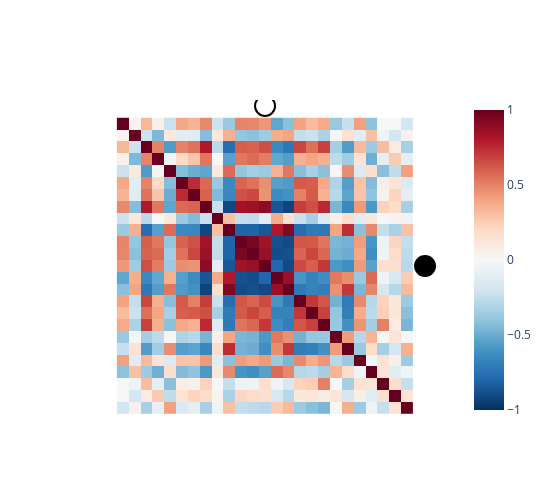

The notebook cell saved with this chart:
### Code cell
import plotly.express as px



# fig_cosim = px.imshow(feature_matrix, color_continuous_scale='RdBu_r')

# x_leger_pos = (int(len(feature_matrix)/2),-4)
# y_leger_pos = (len(feature_matrix)+3,int(len(feature_matrix)/2))

# fig_cosim.add_trace(go.Scatter(x=[x_leger_pos[0]], y=[x_leger_pos[1]], marker=dict(color='white', size=20,line=dict(width=2,color='black'))))
# fig_cosim.add_trace(go.Scatter(x=[y_leger_pos[0]], y=[y_leger_pos[1]], marker=dict(color='black', size=20,line=dict(width=2,color='black'))))


# fig_cosim.update_layout({
# 'plot_bgcolor': 'rgba(0, 0, 0, 0)',
# 'paper_bgcolor': 'rgba(0, 0, 0, 0)',
# 'showlegend':False
# })


# fig_cosim.show()



z = feature_matrix
fig_cosim = go.Figure(data=go.Heatmap(
                                            z = z,
                                            type = 'heatmap',
                                            colorscale = 'RdBu_r',
                                            zmid=0),
                           
                          layout = go.Layout(yaxis=dict(scaleanchor="x", scaleratio=1),
                                             yaxis_range=[len(feature_matrix),-2],
                                             xaxis_range=[-1,len(feature_matrix[0])+.5],
                                             plot_bgcolor='rgba(0, 0, 0, 0)',
                                             paper_bgcolor='rgba(0, 0, 0, 0)',
                                             width = 550,
                                             height = 500,
                                             showlegend=False)
                          )


x_leger_pos = (int(len(feature_matrix)/2),-1.5)
y_leger_pos = (len(feature_matrix)+.5,int(len(feature_matrix)/2))

fig_cosim.add_trace(go.Scatter(x=[x_leger_pos[0]], y=[x_leger_pos[1]], marker=dict(color='white', size=20,line=dict(width=2,color='black'))))
fig_cosim.add_trace(go.Scatter(x=[y_leger_pos[0]], y=[y_leger_pos[1]], marker=dict(color='black', size=20,line=dict(width=2,color='black'))))

fig_cosim.update_yaxes(visible=False)
fig_cosim.update_xaxes(visible=False)

fig_cosim.show()

### Figure 1 — Plotly figure (JSON) as saved in the notebook; plotly's stock layout.template omitted (floating-point values rounded to 4 significant figures; data arrays with more than 128 entries replaced by an {"elided": "..."} marker saying what was removed)
{"data": [{"colorscale": [[0, "rgb(5,48,97)"], [0.1, "rgb(33,102,172)"], [0.2, "rgb(67,147,195)"], [0.3, "rgb(146,197,222)"], [0.4, "rgb(209,229,240)"], [0.5, "rgb(247,247,247)"], [0.6, "rgb(253,219,199)"], [0.7, "rgb(244,165,130)"], [0.8, "rgb(214,96,77)"], [0.9, "rgb(178,24,43)"], [1, "rgb(103,0,31)"]], "type": "heatmap", "z": {"elided": "25x25 float values"}, "zmid": 0}, {"marker": {"color": "white", "line": {"color": "black", "width": 2}, "size": 20}, "type": "scatter", "x": [12], "y": [-1.5]}, {"marker": {"color": "black", "line": {"color": "black", "width": 2}, "size": 20}, "type": "scatter", "x": [25.5], "y": [12]}], "layout": {"height": 500, "paper_bgcolor": "rgba(0, 0, 0, 0)", "plot_bgcolor": "rgba(0, 0, 0, 0)", "showlegend": false, "width": 550, "xaxis": {"range": [-1, 25.5], "visible": false}, "yaxis": {"range": [25, -2], "scaleanchor": "x", "scaleratio": 1, "visible": false}}}
